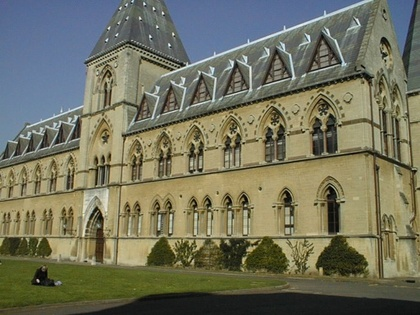
%> input picture data/library2.jpg, 420 x 315 px, shrunk from 512 x 384 before the run
$ octave --eval "result = fast_origion;"   (GNU Octave 9; MATLAB toolbox functions it lacks are replaced by stand-ins)
%> lines starting %> are read from the running program, lines starting %| are printed output that depends on the picture; in (x1, y1, x2, y2) boxes, pixels count from 0 and x2, y2 are one past the last pixel; in counts of white or black regions, pixels touching at a corner belong together; the program's own positions count from 1
function I = fast_origion
%UNTITLED2 Summary of this function goes here
%   Detailed explanation goes here
img=imread('library2.jpg');
%> img is the input picture: size 315x420x3 uint8; mean R, G, B 114.3, 114.3, 93.7
imshow(img)

[m n]=size(img);
%> m = 315; n = 1260
result=zeros(m,n);

t=65;
for i=4:m-3
    for j=4:n-3
        Ic=img(i,j);
        Inn=[img(i-3,j) img(i-3,j+1) img(i-2,j+2) img(i-1,j+3) img(i,j+3) img(i+1,j+3) img(i+2,j+2) img(i+3,j+1) img(i+3,j) img(i+3,j-1) img(i+2,j-2) img(i+1,j-3) img(i,j-3) img(i-1,j-3) img(i-2,j-2) img(i-3,j-1)];
            ind=find(abs(Inn-Ic)>t);
            if length(ind)>=12
               result(i,j) = 1;
            end
    end
end
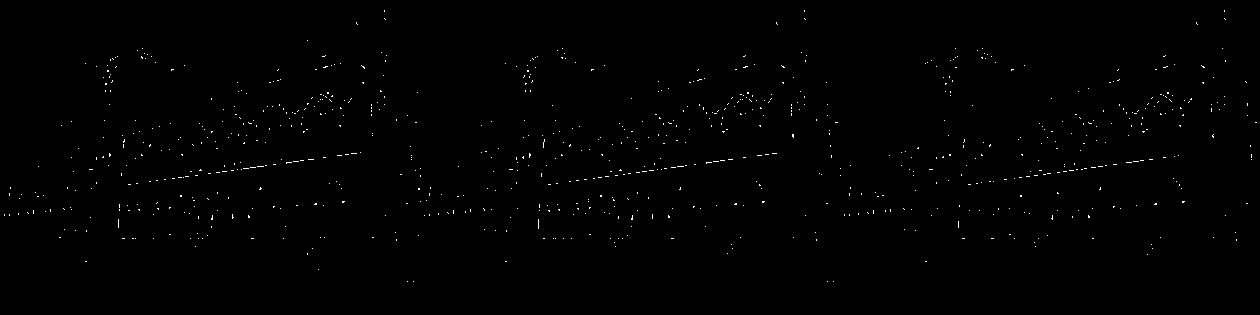
%> result: size 315x1260 double; values 0 (black) and 1 (white), 0.43% white in thin lines or dots, all inside (x1, y1, x2, y2) = (4, 10, 1257, 282)
for i=4:m-3
    for j=4:n-3
        if result(i,j)~=0
            if max(max(result(i-2:i+2,j-2:j+2)))==result(i,j)
                [img(i-3,j), img(i-3,j+1), img(i-2,j+2), img(i-1,j+3), img(i,j+3), img(i+1,j+3), img(i+2,j+2), img(i+3,j+1), ...
                 img(i+3,j), img(i+3,j-1), img(i+2,j-2), img(i+1,j-3), img(i,j-3), img(i-1,j-3), img(i-2,j-2), img(i-3,j-1)]= ...
                 deal(255,255,255,255,255,255,255,255,255,255,255,255,255,255,255,255);
            end
        end
    end
end
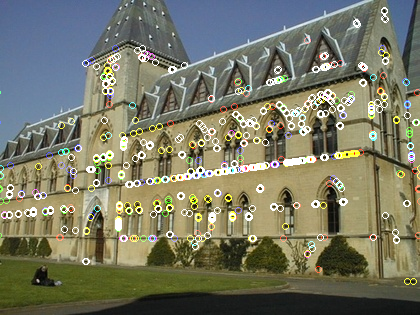
%> img: size 315x420x3 uint8; 6.67% of pixels changed, all inside (x1, y1, x2, y2) = (0, 7, 420, 285)

hsize = 5;
[x,y]=meshgrid(-hsize:hsize,-hsize:hsize);
x = x(:);y=y(:);
id = x == 0 & y == 0;
x(id) = []; y(id) = [];
 results = zeros(m,n);
for i = 4:m-3
    for j = 4:n-3
        if result(i,j) == 0
            continue;
        end
             nn = [i+x j+y];
        valid = nn(:,1) > 0 & nn(:,1) <= m & nn(:,2)>0 & nn(:,2) <= n;
        nn = nn(valid,:);
        ind0 = sub2ind([m,n],nn(:,1),nn(:,2));
        maxval = max(result(ind0));
        if result(i,j) > maxval
            results(i,j) = 1;
        else
            result(i,j) = 0;
        end
    end
end
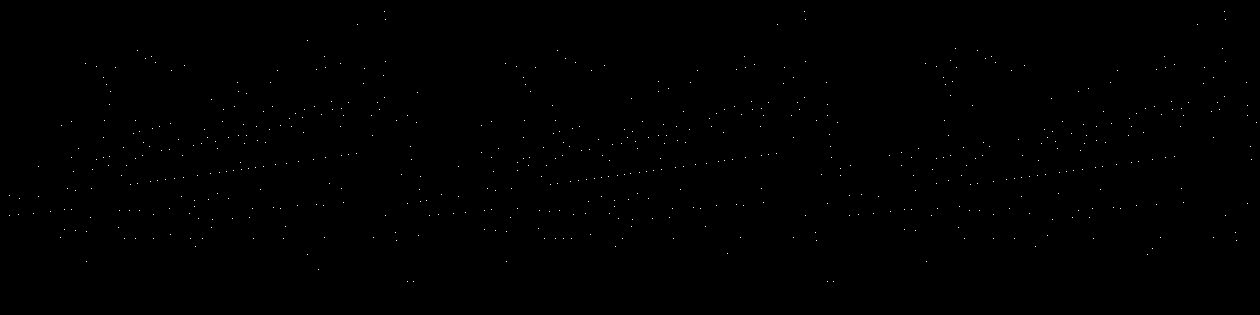
%> result: size 315x1260 double; values 0 (black) and 1 (white), 0.14% white in thin lines or dots, all inside (x1, y1, x2, y2) = (9, 11, 1257, 282)


[row, col] = find(results == 1);
%> row = 572 values from 12 to 282; col = 572 values from 10 to 1257
figure
imshow(img),title('fast corner with bresenham circle'),
hold on
plot(col,row, 'r*','MarkerSize',5),
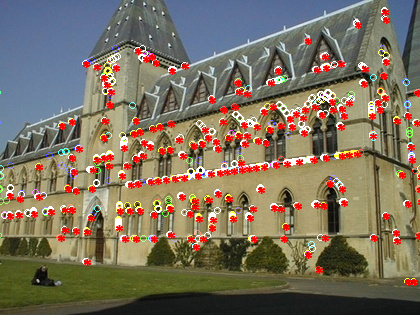
%> figure redrawn from the program's plot data; its title reads 'fast corner with bresenham circle'
hold off


end
%> (the run ends here)
